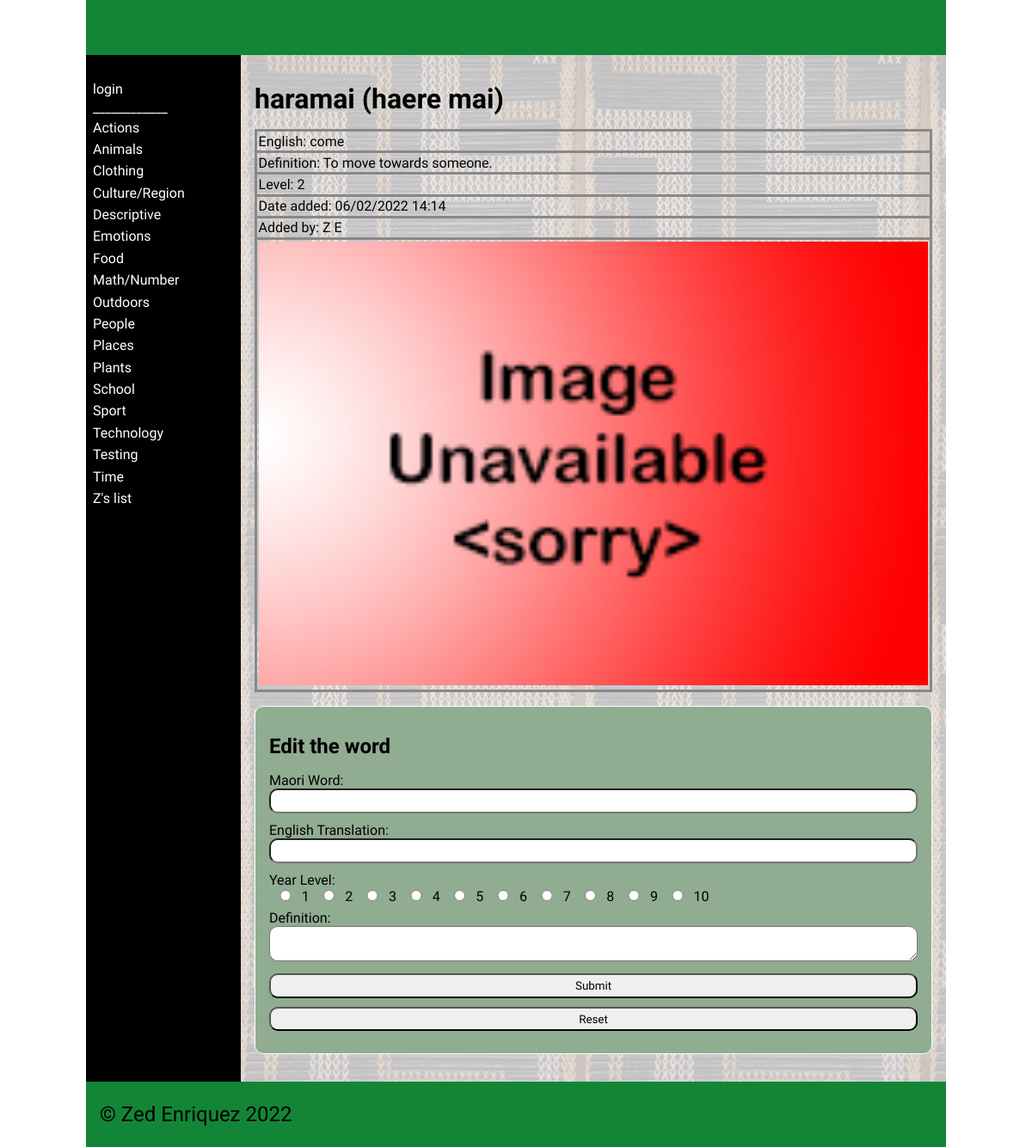
The app's page /word/1 with its own data.
### tables this page shows
CREATE TABLE "categories"
(
	id integer
		constraint categories_pk
			primary key autoincrement,
	category_name varchar(30)
);

CREATE TABLE "dictionary"
(
    id         integer
        constraint dictionary_pk
            primary key autoincrement,
    Maori      varchar(30),
    English    varchar(30),
    cat_id     integer
        references categories
            on delete cascade,
    Definition varchar(80),
    Level      integer,
    Image      varchar(60),
    Date       datetime,
    User_id    integer
        constraint dictionary_users_id_fk
            references users
);

CREATE TABLE "users"
(
    id       integer
        constraint users_pk
            primary key autoincrement,
    fname    varchar(30),
    lname    varchar(30),
    email    varchar(80),
    password varchar(30),
    teacher  boolean
);

### app.py (the view, shortened to what this page needs)
@app.route('/word/<word_id>', methods=["GET", "POST"])
def render_word_page(word_id):
    return render_template('word.html', contents=dictionary_data(), categories_obtained=categories(),
                           logged_in=is_logged_in(), teacher_perm=is_teacher(), word_id=int(word_id),
                           user_obtained=user_details())

### app.py (called while the page is built)
def create_connection(db_file):
    try:
        connection = sqlite3.connect(db_file)
        connection.execute('pragma foreign_keys=ON')
        return connection
    except Error as e:
        print(e)
    return None

def categories():
    query = "SELECT id, category_name FROM categories ORDER BY category_name ASC"
    con = create_connection(DATABASE)
    cur = con.cursor()
    cur.execute(query)
    category_list = cur.fetchall()
    con.close()
    return category_list

def dictionary_data():
    con = create_connection(DATABASE)
    query = "SELECT * FROM dictionary ORDER BY Maori ASC "
    cur = con.cursor()
    cur.execute(query,)
    contents = cur.fetchall()
    con.close()
    return contents

def is_logged_in():
    if session.get("email") is None:
        print("not logged in")
        return False
    else:
        print("logged in")
        return True

def is_teacher():
    if session.get("teacher") == 0:
        print("A teacher isn't logged in")
        return False
    else:
        print("A Teacher is logged in")
        return True

def user_details():
    con = create_connection(DATABASE)
    query = "SELECT fname, lname, id FROM users"
    cur = con.cursor()
    cur.execute(query,)
    user_obtained = cur.fetchall()
    con.close()
    return user_obtained

### templates/word.html (shortened to what this page needs)
{% extends "base.html" %}
{% block main %}
    {% for word_content in contents %}
        {% if word_content[0] == word_id %}
            <h1>{{word_content[1]}}</h1>
            <table>
                <tbody>
                    <td>English: {{word_content[2]}} </td>
                </tbody>
                <tbody>
                    <td>Definition: {{word_content[4]}} </td>
                </tbody>
                <tbody>
                    <td>Level: {{word_content[5]}} </td>
                </tbody>
                 <tbody>
                    <td>Date added: {{word_content[7]}} </td>
                </tbody>
                {% for user in user_obtained %}
                    {% if user[2] == word_content[8] %}
                        <tbody>
                            <td>Added by: {{user_obtained[0][0]}} {{user_obtained[0][1]}}</td>
                        </tbody>
                    {% endif %}
                {% endfor %}
                <tbody>
                    <td><img src="/static/images/{{word_content[6]}}" class=thumb</td>
                </tbody>
            </table>
        {% endif %}
    {% endfor %}
    {% if teacher_perm %}
            <form class="dataForm" method="POST">
            <h2>Edit the word</h2>
                <div class = "form-group">
                    <div class="form-label">Maori Word:</div>
                    <div class="form-element"><input id="edit_maori" name="edit_maori" type="text" required
                    MAXLENGTH="30"></div>
                </div>
                <div class = "form-group">
                    <div class="form-label">English Translation:</div>
                    <div class="form-element"><input id="edit_english" name="edit_english" type="text" required
                    MAXLENGTH="30"></div>
                </div>
                <div class="form-element">
                        <div class="form-label">Year Level:</div>
                        {% for i in range(10) %}
                            <input value = "{{ i + 1 }}" name="level" type="radio" required><a>{{ i + 1 }} </a>
                        {% endfor %}
                </div>
                <div class = "form-group">
                    <div class="form-label">Definition:</div>
                    <div class="form-element"><textarea id="edit_definition" name="edit_definition"
                                                        type="text" required></textarea></div>
                </div>
                <div class="button-group">
                    <input type="submit" value="Submit">
                    <input type="reset" value="Reset">
                </div>
            </form>
    {% endif %}
{% endblock %}

### templates/base.html (shortened to what this page needs)
<!doctype html>
<html lang="en">
<head>
	<link href="{{ url_for('static', filename='css/style.css') }}" rel="stylesheet">
</head>
<body>
	<div id="container">
		<header>
			<h1>{% block heading %}{% endblock %}</h1>
		</header>
		<nav>
			<ul>
				{% if logged_in %}
					<li><a href="/">ʕ•́ᴥ•̀ʔっ</a></li>
						{% if teacher_perm %}
						<li><a href="/add_category">Add a category</a></li>
						{% endif %}
                    <li><a href="/logout">Logout</a></li>
				{% else %}
                    <li><a href="/login">login</a></li>
                {% endif %}
			</ul>
			<a> ____________ </a>
			<ul>
				{% for category in categories_obtained %}
				<li><a href="/category/{{ category[0] }}">{{ category[1] }}</a></li>
				{% endfor %}}
			</ul>
		</nav>
		<main>
            {% block main%}{% endblock %}
        </main>
		<footer>
			<p>
				&copy; Zed Enriquez 2022
			</p>
		</footer>
	</div>
</body>
</html>

### static/css/style.css (style rules this page uses)
* { font-family: Comfortaa, sans-serif; margin: 0; padding: 0; box-sizing: border-box; }
#container { display: grid; grid-template-columns: 75px auto; grid-template-areas: 'nav header' 'main main' 'footer footer'; }
header { grid-area: header; background-color: #128636; padding: 1rem; }
nav { grid-area: nav; }
main { grid-area: main; padding: 1rem; background-color: #999; }
h1, h2, h3, h4 { padding: 1rem 0; font-family: Comfortaa, sans-serif; color: #000; }
p { padding: 0.5rem 0; }
a { color: #000; }
img { width: 100%; }
.dataForm { margin: 1rem 0; border: 1px solid #fff; padding: 1rem; background-color: #90ac91; border-radius: 10px; }
.dataForm input, textarea { width: 100%; border-radius: 10px; padding: 0.3rem; margin-bottom: 10px; }
.dataForm input[type='radio'] { width: 5%; }
table { width: 100%; border: 2px solid #666; border-collapse: collapse; }
th, td { border: 3px solid #888; padding: 0.1rem; text-align: left; }
footer { grid-area: footer; padding: 1rem; background-color: #128636; }
footer p { color: #000; font-size: 1.5rem; }
@media only screen and (min-width: 768px) { #container { grid-template-columns: 180px auto; grid-template-areas: 'header header' 'nav main' 'footer footer'; } }
@media only screen and (min-width: 768px) { nav { background: linear-gradient(180deg, rgb(0 0 0) 0%, rgba(0, 0, 0, 1) 50%, rgb(0 0 0) 100%); padding: 0.5rem; } }
@media only screen and (min-width: 768px) { nav ul { list-style: none; } }
@media only screen and (min-width: 768px) { nav li { padding: 0.2rem 0; } }
@media only screen and (min-width: 768px) { nav a { color: #fff; text-decoration: none; } }
@media only screen and (min-width: 768px) { main { background-image: url('../images/poutama.jpg'); } }
@media only screen and (min-width: 1000px) { #container { width: 1000px; margin: auto; } }

### records on screen
categories: category_name "Actions"
categories: category_name "Animals"
categories: category_name "Clothing"
categories: category_name "Culture/Region"
categories: category_name "Descriptive"
categories: category_name "Emotions"
categories: category_name "Food"
categories: category_name "Math/Number"
categories: category_name "Outdoors"
categories: category_name "People"
categories: category_name "Places"
categories: category_name "Plants"
categories: category_name "School"
categories: category_name "Sport"
categories: category_name "Technology"
categories: category_name "Testing"
categories: category_name "Time"
categories: category_name "Z's list"
dictionary: Maori "haramai (haere mai)", English "come", Definition "To move towards someone.", Level "2", Date "06/02/2022 14:14", Image (placeholder picture)
users: fname "Z", lname "E"

### other values on screen
{{ i + 1 }} "1" "2" "3" "4" "5" "6" "7" "8" "9" "10"
